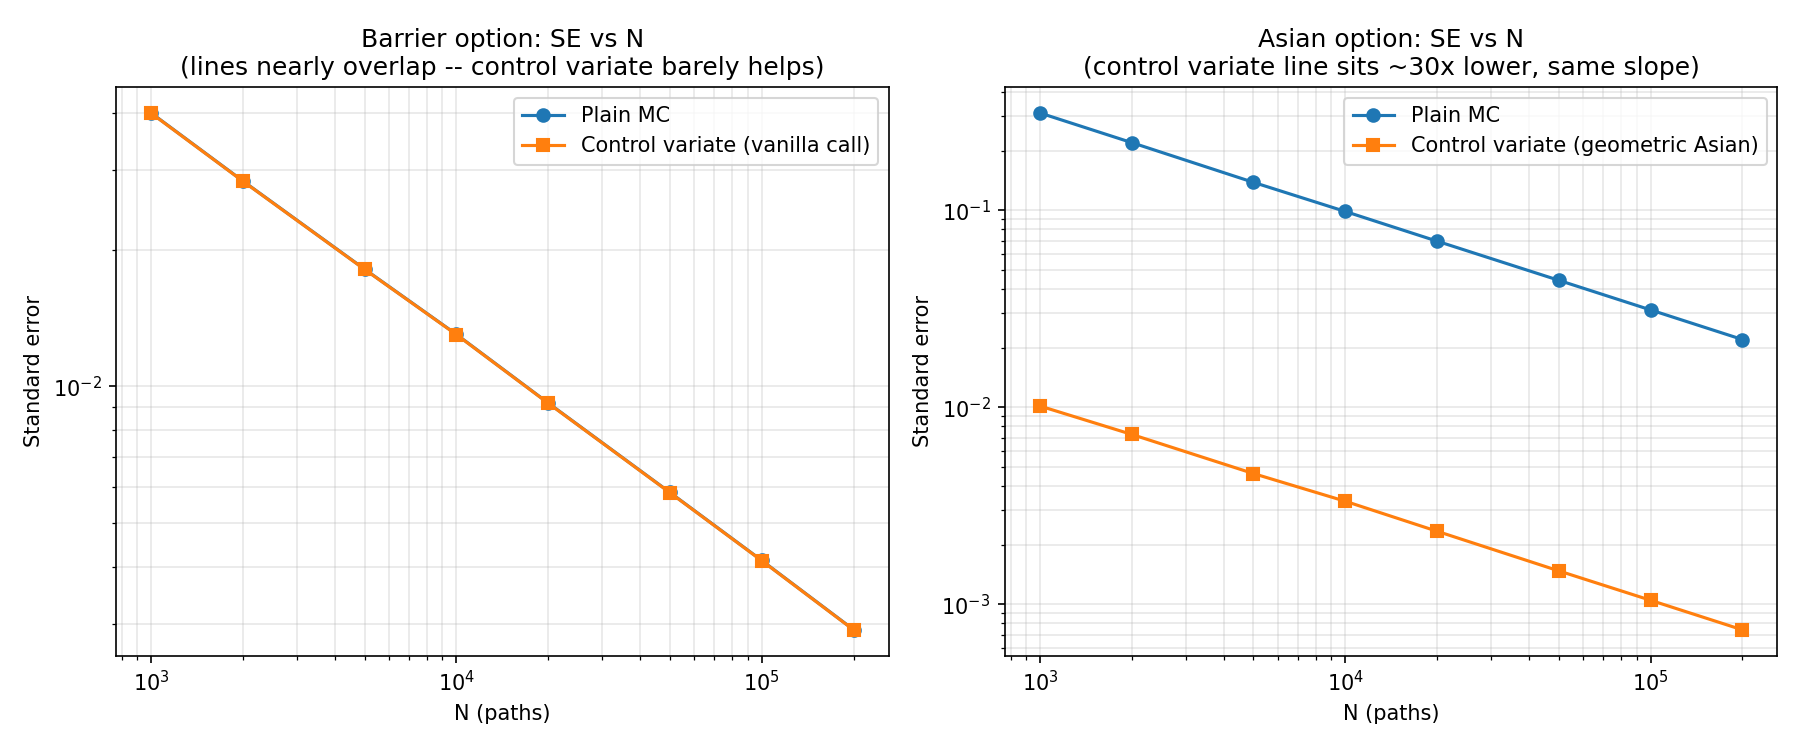

This chart was generated by the following Python code:
"""
Convergence study: how does estimator standard error shrink as N grows,
for plain MC vs control-variate MC, on both option types?

Theory says standard error ~ C / sqrt(N) for any consistent MC estimator
-- the exponent (-0.5 slope on a log-log plot) doesn't change with
variance reduction. What changes is the constant C in front of it: a
good control variate lowers C (shifts the whole line down in log-log
space) without changing the slope. This script checks that empirically
holds, and produces the plot that makes it visible at a glance -- a
number in a table doesn't show this shape as clearly as the plot does.

Uses market_params.json if present (see fetch_market_data.py),
otherwise the same synthetic defaults as run_experiment.py.
"""
import os
import json
import numpy as np
import matplotlib
matplotlib.use("Agg")
import matplotlib.pyplot as plt

from pricing import price_barrier_mc, price_asian_mc, RNG_SEED

DEFAULT_PARAMS = dict(S0=100.0, K=100.0, r=0.03, q=0.0, sigma=0.25, T=1.0, n_steps=52)
BARRIER_MULTIPLIER = 1.15
PARAMS_FILE = "market_params.json"

N_VALUES = [1_000, 2_000, 5_000, 10_000, 20_000, 50_000, 100_000, 200_000]
N_REPS = 10  # repetitions per N, to average out noise in the SE estimate itself


def load_params():
    if os.path.exists(PARAMS_FILE):
        with open(PARAMS_FILE) as f:
            data = json.load(f)
        S0, r, sigma, T = data["S0"], data["r"], data["sigma"], data["T_years"]
        q = data.get("q", 0.0)
        label = f"{data['ticker']}, {data['fetched_at'][:10]}"
        return dict(S0=S0, K=S0, r=r, q=q, sigma=sigma, T=T, n_steps=52), label
    return dict(DEFAULT_PARAMS, K=DEFAULT_PARAMS["S0"]), "synthetic placeholder values"


def se_vs_n(pricer_fn, method, n_values, n_reps, **kwargs):
    ses = []
    for n in n_values:
        rep_ses = []
        for rep in range(n_reps):
            rng = np.random.default_rng(RNG_SEED + rep)
            n_draws = n // 2 if method.startswith("antithetic") else n
            _, se, _, _ = pricer_fn(n_draws=n_draws, method=method, rng=rng, **kwargs)
            rep_ses.append(se)
        ses.append(np.mean(rep_ses))
    return np.array(ses)


def fit_loglog_slope(n_values, ses):
    log_n = np.log(n_values)
    log_se = np.log(ses)
    slope, intercept = np.polyfit(log_n, log_se, 1)
    return slope, intercept


if __name__ == "__main__":
    params, source_label = load_params()
    B = params["S0"] * BARRIER_MULTIPLIER

    print(f"Using params from: {source_label}")
    print(f"Running convergence study across N = {N_VALUES} ...")

    barrier_plain = se_vs_n(price_barrier_mc, "plain", N_VALUES, N_REPS,
                             S0=params["S0"], K=params["K"], B=B, r=params["r"],
                             sigma=params["sigma"], T=params["T"], n_steps=params["n_steps"],
                             q=params["q"])
    barrier_cv = se_vs_n(price_barrier_mc, "control", N_VALUES, N_REPS,
                          S0=params["S0"], K=params["K"], B=B, r=params["r"],
                          sigma=params["sigma"], T=params["T"], n_steps=params["n_steps"],
                          q=params["q"])
    asian_plain = se_vs_n(price_asian_mc, "plain", N_VALUES, N_REPS,
                           S0=params["S0"], K=params["K"], r=params["r"],
                           sigma=params["sigma"], T=params["T"], n_steps=params["n_steps"],
                           q=params["q"])
    asian_cv = se_vs_n(price_asian_mc, "control", N_VALUES, N_REPS,
                        S0=params["S0"], K=params["K"], r=params["r"],
                        sigma=params["sigma"], T=params["T"], n_steps=params["n_steps"],
                        q=params["q"])

    print("\nFitted log-log slopes (theory predicts -0.5 for all four lines):")
    for name, ses in [("Barrier, plain", barrier_plain), ("Barrier, control", barrier_cv),
                       ("Asian, plain", asian_plain), ("Asian, control", asian_cv)]:
        slope, _ = fit_loglog_slope(N_VALUES, ses)
        print(f"  {name:20s}: slope = {slope:.3f}")

    fig, axes = plt.subplots(1, 2, figsize=(12, 5))

    axes[0].loglog(N_VALUES, barrier_plain, 'o-', label='Plain MC')
    axes[0].loglog(N_VALUES, barrier_cv, 's-', label='Control variate (vanilla call)')
    axes[0].set_xlabel('N (paths)')
    axes[0].set_ylabel('Standard error')
    axes[0].set_title('Barrier option: SE vs N\n(lines nearly overlap -- control variate barely helps)')
    axes[0].legend()
    axes[0].grid(True, which='both', alpha=0.3)

    axes[1].loglog(N_VALUES, asian_plain, 'o-', label='Plain MC')
    axes[1].loglog(N_VALUES, asian_cv, 's-', label='Control variate (geometric Asian)')
    axes[1].set_xlabel('N (paths)')
    axes[1].set_ylabel('Standard error')
    axes[1].set_title('Asian option: SE vs N\n(control variate line sits ~30x lower, same slope)')
    axes[1].legend()
    axes[1].grid(True, which='both', alpha=0.3)

    plt.tight_layout()
    plt.savefig('convergence_study.png', dpi=150)
    print("\nSaved convergence_study.png")
